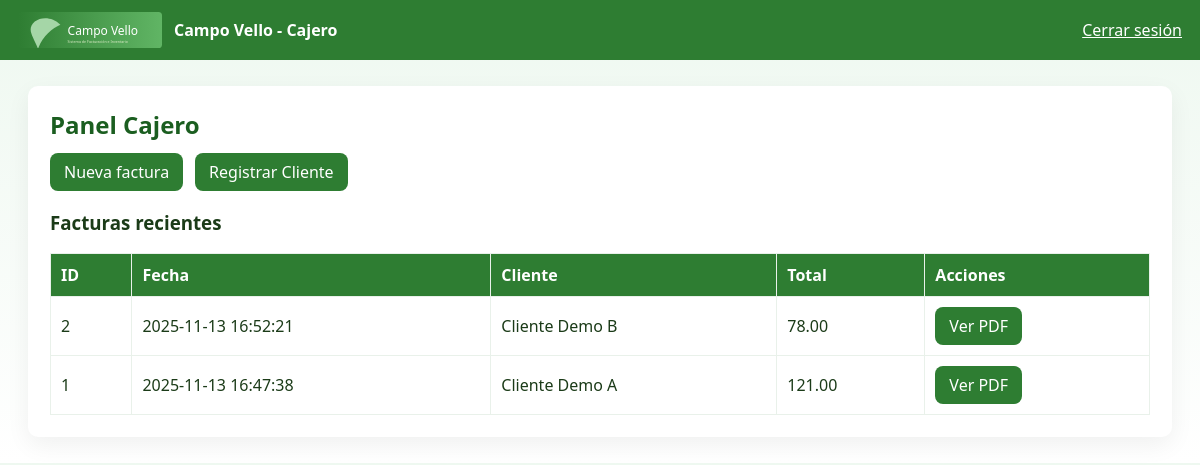
Page /cajero/ventas.php (signed in) on the committed database.
### tables this page shows
CREATE TABLE `facturas` (
  `id` int(11) NOT NULL,
  `user_id` int(11) DEFAULT NULL,
  `client_id` int(11) DEFAULT NULL,
  `total` decimal(12,2) DEFAULT NULL,
  `created_at` timestamp NOT NULL DEFAULT current_timestamp()
);

CREATE TABLE `clientes` (
  `id` int(11) NOT NULL,
  `name` varchar(150) DEFAULT NULL,
  `nit` varchar(80) DEFAULT NULL,
  `address` varchar(255) DEFAULT NULL,
  `phone` varchar(50) DEFAULT NULL,
  `email` varchar(150) DEFAULT NULL,
  `created_at` timestamp NOT NULL DEFAULT current_timestamp()
);

### cajero/ventas.php (the view, shortened to what this page needs)
<?php
$pdo = getPDO();
$recent = $pdo->query('SELECT f.*, u.nombre as vendedor, cl.name as cliente FROM facturas f LEFT JOIN usuarios u ON f.user_id=u.id LEFT JOIN clientes cl ON f.client_id=cl.id ORDER BY f.id DESC LIMIT 10')->fetchAll();
?>
<!doctype html>
<html lang="es">
<head>
    <link rel="stylesheet" href="../assets/css/style.css">
</head>
<body>
    <nav>
        <div style="display:flex;gap:12px;align-items:center">
            <img src="../assets/img/logo.svg" style="height:36px">
            <strong>Campo Vello - Cajero</strong>
        </div>
        <div>
            <a href="../logout.php" style="color:#fff">Cerrar sesión</a>
        </div>
    </nav>
    <div class="container">
        <h2>Panel Cajero</h2>
        <div style="display:flex;gap:12px;margin-bottom:12px;">
            <a class="btn" href="nueva_factura.php">Nueva factura</a>
            <a href="nuevo_cliente.php" class="btn" style="background-color:verde;">  Registrar Cliente </a>
        </div>
        <h3>Facturas recientes</h3>
        <table class="table">
            <thead>
                <tr>
                    <th>ID</th>
                    <th>Fecha</th>
                    <th>Cliente</th>
                    <th>Total</th>
                    <th>Acciones</th>
                </tr>
            </thead>
            <tbody>
                <?php foreach($recent as $r): ?>
                    <tr>
                        <td><?=$r['id']?></td>
                        <td><?=$r['created_at']?></td>
                        <td><?=htmlspecialchars($r['cliente'])?></td>
                        <td><?=number_format($r['total'],2)?></td>
                        <td><a class="btn" href="ver_factura.php?id=<?=$r['id']?>" target="_blank">Ver PDF</a></td>
                    </tr>
                <?php endforeach; ?>
            </tbody>
        </table>
    </div>
</body>
</html>

### assets/css/style.css (style rules this page uses)
body { font-family: Segoe UI, Tahoma, sans-serif; background: linear-gradient(180deg, #eef8f0, #ffffff); margin: 0; color: #1b3b18; }
h1, h2 { color: #1b5e20; margin: 0 0 12px 0; }
nav { background: #2e7d32; color: #fff; padding: 12px 18px; display: flex; justify-content: space-between; align-items: center; }
.container { width: 95%; max-width: 1100px; margin: 26px auto; background: #fff; border-radius: 10px; padding: 22px; box-shadow: 0 8px 24px rgba(0, 0, 0, 0.06); }
.btn { display: inline-block; background: #2e7d32; color: #fff; padding: 8px 14px; border-radius: 8px; border: none; cursor: pointer; text-decoration: none; transition: transform .12s ease, box-shadow .12s ease; }
.table { width: 100%; border-collapse: collapse; margin-top: 12px; }
.table th, .table td { padding: 10px; border: 1px solid #e9f1ea; text-align: left; }
.table th { background: #2e7d32; color: #fff; }

### rows in the picture
facturas: id "2", created_at "2025-11-13 16:52:21", client.name "Cliente Demo B", total "78.00"
facturas: id "1", created_at "2025-11-13 16:47:38", client.name "Cliente Demo A", total "121.00"
